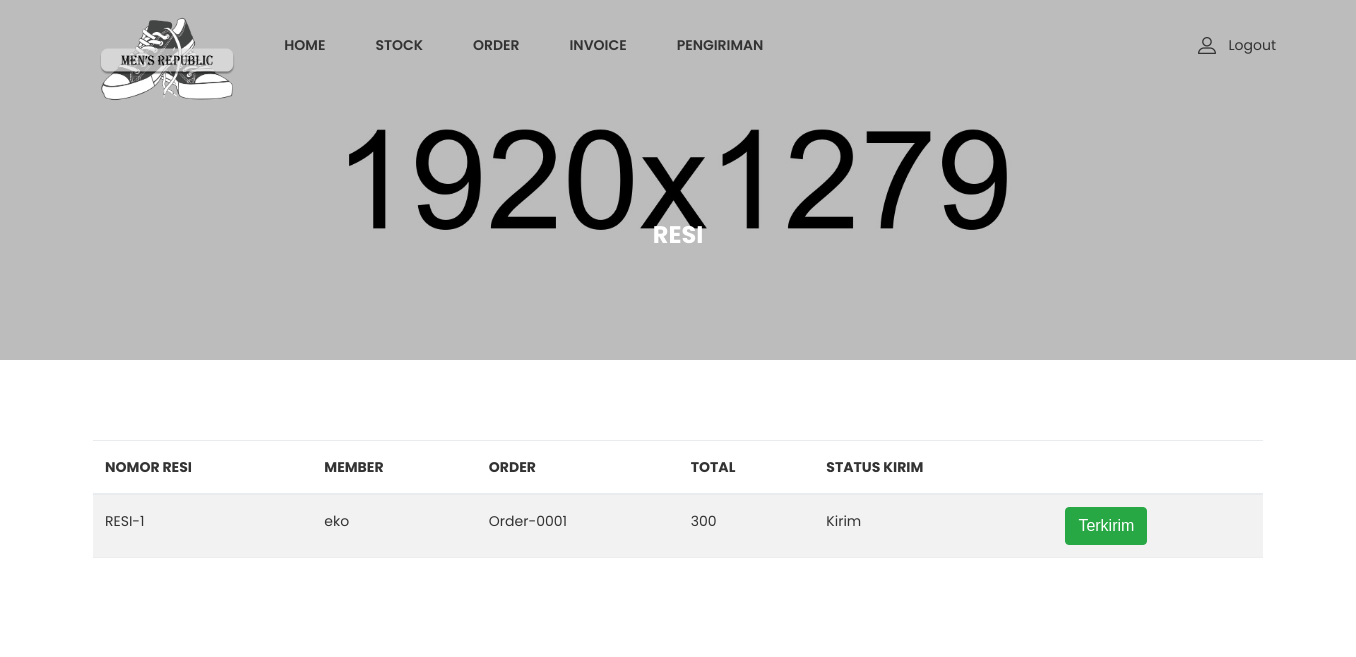
Before: /admin/admin_page.php?page=list_pengiriman with the older database file.
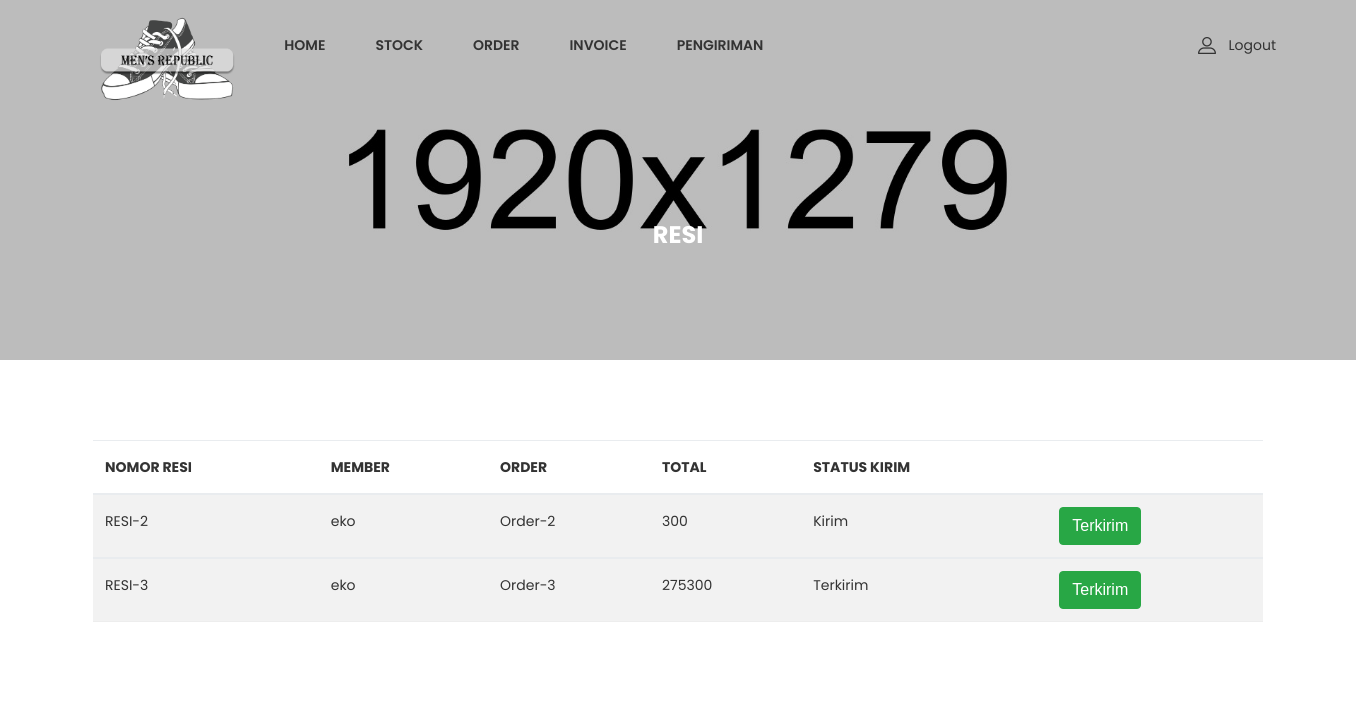
After: the same page with the newer database file.
### tables this page shows
CREATE TABLE `resi` (
  `id_resi` int(11) NOT NULL,
  `nomor_resi` varchar(25) DEFAULT NULL,
  `id_member` int(11) DEFAULT NULL,
  `id_status_kirim` int(11) DEFAULT NULL,
  `id_status_trans` int(11) DEFAULT NULL,
  `id_order` int(11) NOT NULL,
  `total_harga` float DEFAULT NULL,
  `tanggal_trans` date DEFAULT NULL
);

CREATE TABLE `member` (
  `id_member` int(11) NOT NULL,
  `nama` varchar(100) DEFAULT NULL,
  `member_active` tinyint(1) DEFAULT NULL,
  `alamat` varchar(100) DEFAULT NULL,
  `email` varchar(100) DEFAULT NULL,
  `tanggal_lahir` date DEFAULT NULL
);

CREATE TABLE `order_list` (
  `id_order` int(11) NOT NULL,
  `order_num` varchar(25) DEFAULT NULL,
  `deskripsi` text DEFAULT NULL,
  `id_member` int(11) DEFAULT NULL,
  `id_status_order` int(11) DEFAULT NULL,
  `tanggal_order` date DEFAULT NULL,
  `tanggal_kirim` date DEFAULT NULL,
  `total_harga` float DEFAULT NULL
);

CREATE TABLE `status_kirim` (
  `id_status_kirim` int(11) NOT NULL,
  `nama_status_kirim` varchar(50) DEFAULT NULL
);

### admin/list_pengiriman.php (the view, shortened to what this page needs)
<div class="ht__bradcaump__area bg-image--6">
    <div class="container">
        <div class="row">
            <div class="col-lg-12">
                <div class="bradcaump__inner text-center">
                    <h2 class="bradcaump-title">Resi</h2>
                </div>
            </div>
        </div>
    </div>
</div>
<section class="my_account_area pt--80 pb--55 bg--white">
    <div class="container">
        <div class="card-body table-responsive p-0">
            <table class="table table-hover table-striped table-valign-middle">
                <thead>
                    <tr>
                        <th>Nomor Resi</th>
                        <th>Member</th>
                        <th>Order</th>
                        <th>Total</th>
                        <th>Status Kirim</th>
                        <th></th>
                    </tr>
                </thead>
                <?php
                include '../func/koneksi.php';
                $data = mysqli_query($koneksi, "select * from resi INNER JOIN member ON resi.id_member=member.id_member INNER JOIN order_list ON resi.id_order=order_list.id_order INNER JOIN status_kirim ON resi.id_status_kirim=status_kirim.id_status_kirim");
                while($d = mysqli_fetch_array($data)){
            ?>
                <tbody>
                    <tr>
                        <td><?php echo $d['nomor_resi'] ?></td>
                        <td><?php echo $d['nama'] ?></td>
                        <td><?php echo $d['order_num'] ?></td>
                        <td><?php echo $d['total_harga'] ?></td>
                        <td><?php echo $d['nama_status_kirim'] ?></td>
                        <td>
                            <form method="POST" action="../func/update_send_resi.php">
                                <button class="btn btn-success" type="submit" title="Add to Cart">Terkirim</button>
                            </form>
                        </td>
                    </tr>
                </tbody>
                <?php
                }
            ?>
            </table>
        </div>
    </div>
</section>

Changed rows visible on the page:
removed resi: nomor_resi "RESI-1", id_member.nama "eko", id_order.order_num "Order-0001", id_order.total_harga "300", id_status_kirim.nama_status_kirim "Kirim"
added resi: nomor_resi "RESI-2", id_member.nama "eko", id_order.order_num "Order-2", id_order.total_harga "300", id_status_kirim.nama_status_kirim "Kirim"
added resi: nomor_resi "RESI-3", id_member.nama "eko", id_order.order_num "Order-3", id_order.total_harga "275300", id_status_kirim.nama_status_kirim "Terkirim"
